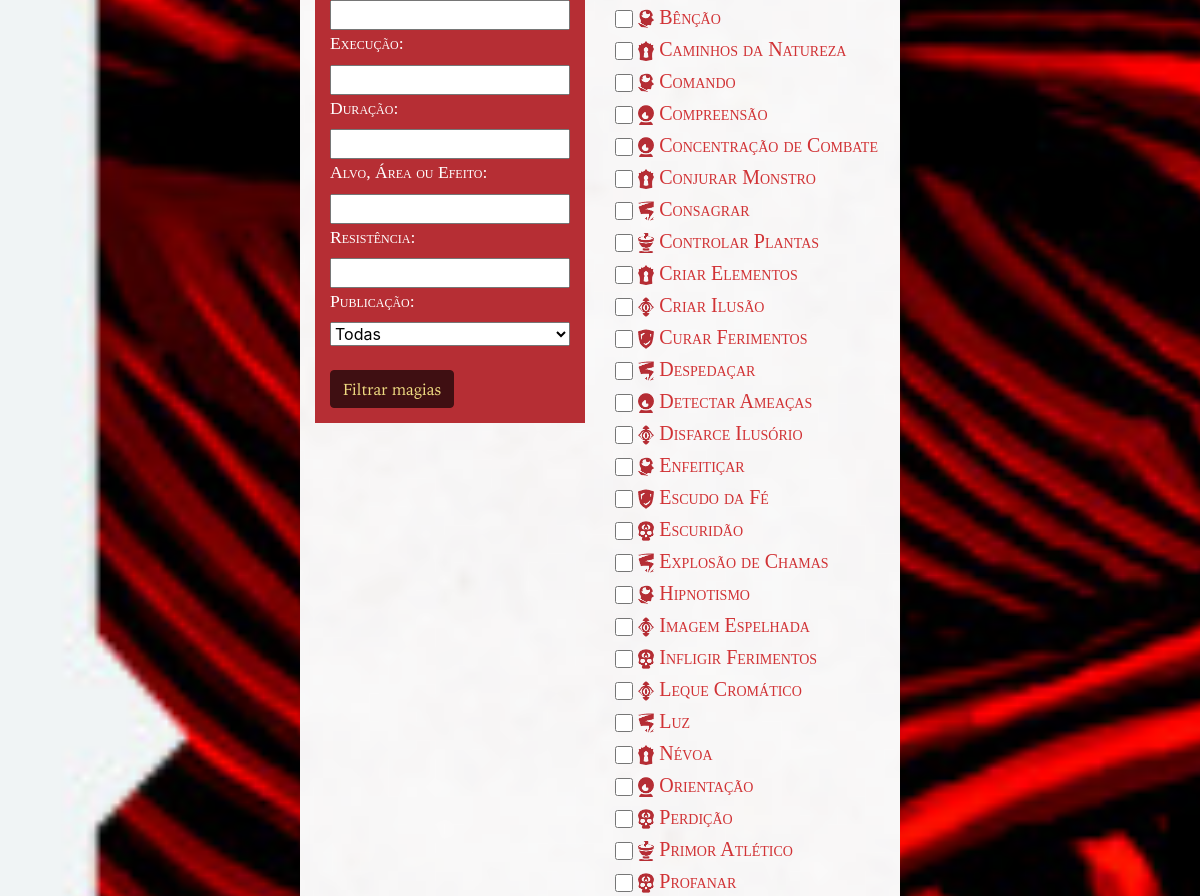
/ (signed in, middle part), run on an earlier commit of the app's database.
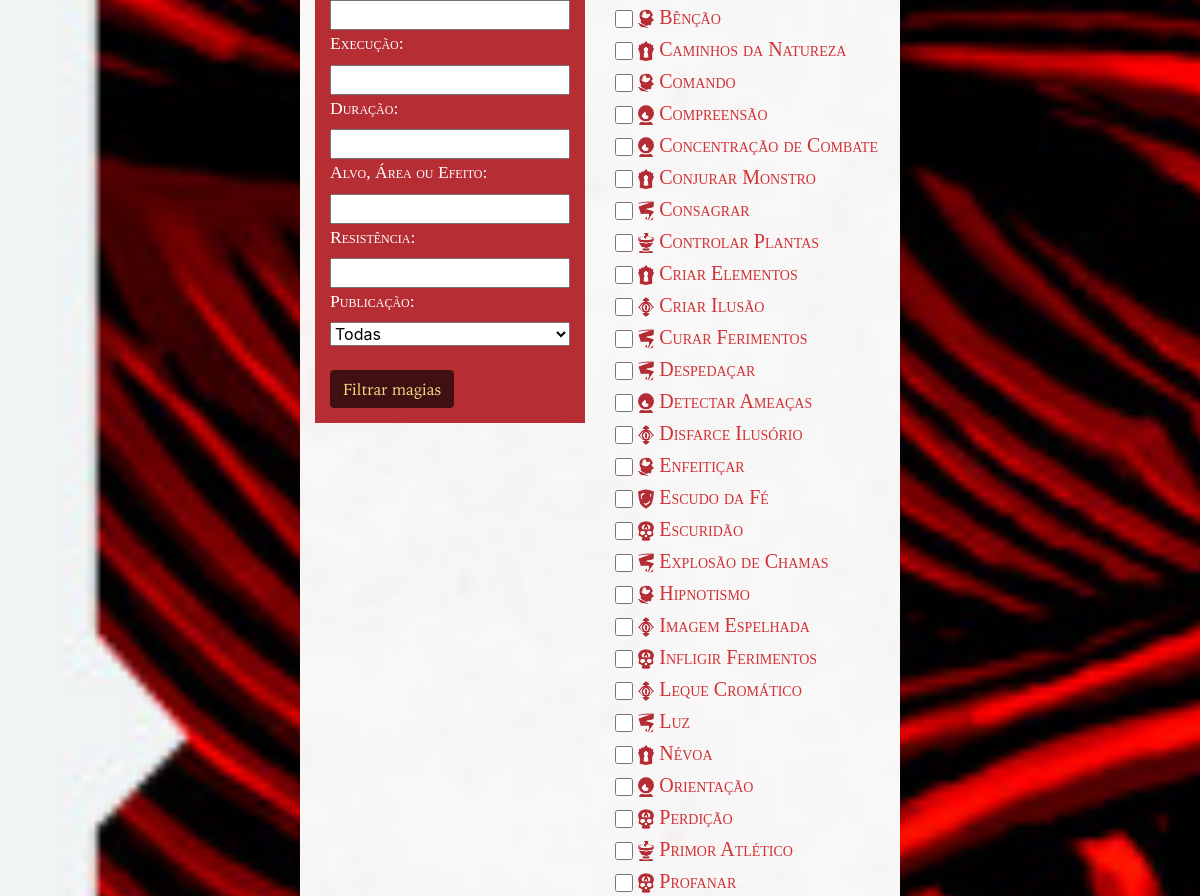
And on a later commit of the database.
### spell/models.py (models this page shows, shortened)
class Spell(models.Model):
    name = models.TextField()
    sorting_name = models.TextField(blank=True)
    image = models.ImageField(upload_to='spell/images', blank=True)
    SPELL_TYPE_CHOICES = [
        ('AR', 'Arcana'),
        ('DI', 'Divina'),
        ('UN', 'Universal'),
    ]
    spell_type = models.CharField(
        max_length=2,
        choices=SPELL_TYPE_CHOICES,
        default='AR',
    )
    SCHOOL_CHOICES = [
        ('AB', 'Abjuração'),
        ('AD', 'Advinhação'),
        ('CO', 'Convocação'),
        ('EN', 'Encantamento'),
        ('EV', 'Evocação'),
        ('IL', 'Ilusão'),
        ('NE', 'Necromancia'),
        ('TR', 'Transmutação'),
    ]
    school = models.CharField(
        max_length=2,
        choices=SCHOOL_CHOICES,
        default='AB',
    )
    CIRCLE_CHOICES = [
        ('1', 1),
        ('2', 2),
        ('3', 3),
        ('4', 4),
        ('5', 5),
    ]
    circle = models.CharField(
        max_length=1,
        choices=CIRCLE_CHOICES,
        default=1,
    )
    execution = models.TextField()
    range = models.TextField()
    target_area_effect = models.TextField()
    duration = models.TextField()
    resistance = models.TextField(blank=True)
    description = models.TextField(default='')
    enhancements = models.ManyToManyField(to=Enhancement, related_name='spell', blank=True)
    short_description = models.CharField(max_length=100, blank=True)
    book_magazine = models.CharField(max_length=100, blank=True)
    user = models.ForeignKey(User, on_delete=models.CASCADE, null=True)

### spell/views.py (the view, shortened to what this page needs)
# urls.py: path('', views.spell_page, name='spells_page'),
def spell_page(request):
    user_grimoires = False
    rip = False
    if request.user.is_authenticated:
        user_grimoires = Grimoire.objects.filter(user=request.user).all().order_by('name')
        Lagrimas = ['Kasu','eduardo_marques1','EichelbaumElvis','silquelado', 'gionin@terra.com.br']
        if request.user.get_username() in Lagrimas:
            rip = True
    if request.method == 'GET':
        query = Q()
        query &= Q()
        type_filters = ['AR', 'DI', 'UN']
        school_filters = ['AB', 'AD', 'CO', 'EN', 'EV', 'IL', 'NE', 'TR']
        for key, value in request.GET.items():
            if value != '':
                if 'type' in key and value != '':
                    if any(value in s for s in type_filters):
                        query |= Q(spell_type__icontains=value)
        spells = Spell.objects.filter(query).order_by('sorting_name')
        query = Q()
        spells = spells.filter(query).order_by('sorting_name').distinct()
        origins = []
        for spell in spells:
            spell_origin = spell.book_magazine
            if spell_origin not in origins:
                origins.append(spell_origin)
        return render(request, 'spell/spells_page.html', {'spells': spells,
                                                          'circles': ['1', '2', '3', '4', '5'],
                                                          'user_grimoires': user_grimoires,
                                                          'origins': origins,
                                                          'rip': rip,
                                                          })

### spell/templates/spell/spells_page.html (shortened to what the changed rows need)
{% extends './spell_base.html' %}
{% block content %}
<div class="container-fluid" >
    <div class="row">
        <div class="col-md-12">
            <div class="row">
                <div class="col-md-3 bg_image" style="padding-top: 15px;padding-bottom: 15px;padding-left:15px;padding-right:15px">
                    {% load static %}
                    <form action="{% url 'grimoire:add_spells' %}" method="POST">
                        {% if user.is_authenticated %}
                        {% if user_grimoires %}
                        <br>
                        <input type="submit" value="Adicionar magias" class="btn btn-primary"><br>
                        {% endif %}
                        {% endif %}
                        {% for c in circles %}
                        <br>
                        <div class="dropdown-container">
                            {% for spell in spells %}
                            {% if spell.circle == c %}
                            <a href="{% url 'spell:spell_details' spell.id %}" style="text-decoration: none">
                                <h5>
                                    {% if user.is_authenticated %}
                                    {% if user_grimoires %}
                                    <input type="checkbox" name="spell{{spell.id}}" value={{spell.id}} style="height:18px;width:18px;vertical-align:text-bottom">
                                    {% endif %}
                                    {% endif %}
                                    {% if spell.school == 'AD'%}
                                    {% with 'img/'|add:'divination.png' as path %}
                                    <img src="{% static path %}" style="height:1em;vertical-align:sub">
                                    {% endwith %}
                                    {% else %}
                                    {% with 'img/'|add:spell.school|add:'.png' as path %}
                                    <img src="{% static path %}" style="height:1em;vertical-align:sub">
                                    {% endwith %}
                                    {% endif %}
                                    {{ spell.name }}
                                </h5>
                            </a>
                            {% endif %}
                            {% endfor %}
                        </div>
                        {% endfor %}
                    </form>
                </div>
            </div>
        </div>
    </div>
</div>
{% endblock %}

What changed in the data, as far as the page shows it:
changed Spell "Curar Ferimentos": school: a different picture
